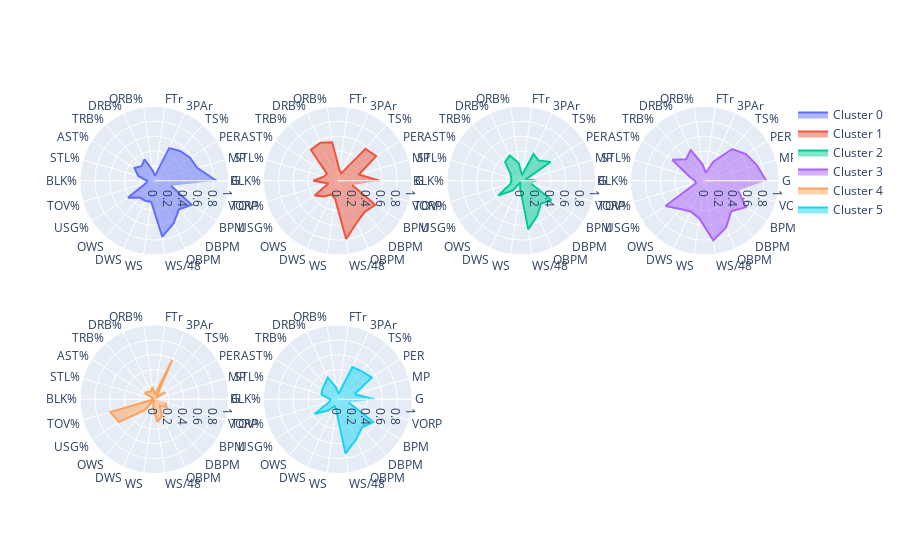

The cell this chart's notebook holds for it:
### Code cell
import numpy as np
import seaborn as sns

import plotly.graph_objects as go
from plotly.subplots import make_subplots
fig = make_subplots(rows=2, cols=4, specs=[[{'type': 'polar'}]*4]*2)

angles = list(values_df.columns[5:])
angles.append(angles[0])
abbrev = df_X.columns

layoutdict = dict(
            radialaxis=dict(
            visible=True,
            range=[0, 1]
            ))

for i in range(n_clusters):
    subset = values_df[values_df['cluster'] == i]
    data_ = [np.mean(subset[col]) for col in subset.columns[5:]]
    data_.append(data_[0])
    fig.add_trace(go.Scatterpolar(
        r=data_,
        theta=abbrev,
        fill='toself',
        name="Cluster " + str(i)),
        i // 4 + 1,
        i % 4 + 1)
    
fig.update_layout(
        polar=layoutdict,
        polar2=layoutdict,
        polar3=layoutdict,
        polar4=layoutdict,
        polar5=layoutdict,
        polar6=layoutdict,
        polar7=layoutdict,
        polar8=layoutdict,
        showlegend=True
        )
fig.show()

### Figure 1 — Plotly figure (JSON) as saved in the notebook; plotly's stock layout.template omitted (floating-point values rounded to 4 significant figures)
{"data": [{"fill": "toself", "name": "Cluster 0", "r": [0.8383, 0.6047, 0.5729, 0.531, 0.4828, 0.06661, 0.1371, 0.3176, 0.2589, 0.3169, 0.2262, 0.09487, 0.1127, 0.4208, 0.2989, 0.2957, 0.2886, 0.761, 0.6278, 0.5083, 0.5987, 0.2351, 0.8383], "subplot": "polar", "theta": ["G", "MP", "PER", "TS%", "3PAr", "FTr", "ORB%", "DRB%", "TRB%", "AST%", "STL%", "BLK%", "TOV%", "USG%", "OWS", "DWS", "WS", "WS/48", "OBPM", "DBPM", "BPM", "VORP"], "type": "scatterpolar"}, {"fill": "toself", "name": "Cluster 1", "r": [0.5615, 0.2965, 0.614, 0.5714, 0.1098, 0.1503, 0.5247, 0.5616, 0.5534, 0.1711, 0.1959, 0.3295, 0.1304, 0.3698, 0.2821, 0.2055, 0.2474, 0.7931, 0.6189, 0.5543, 0.6012, 0.2028, 0.5615], "subplot": "polar2", "theta": ["G", "MP", "PER", "TS%", "3PAr", "FTr", "ORB%", "DRB%", "TRB%", "AST%", "STL%", "BLK%", "TOV%", "USG%", "OWS", "DWS", "WS", "WS/48", "OBPM", "DBPM", "BPM", "VORP"], "type": "scatterpolar"}, {"fill": "toself", "name": "Cluster 2", "r": [0.2073, 0.06269, 0.4701, 0.3589, 0.3973, 0.07535, 0.2413, 0.3755, 0.3323, 0.1718, 0.1416, 0.1327, 0.1517, 0.3681, 0.1738, 0.02665, 0.1015, 0.6616, 0.5185, 0.4053, 0.4851, 0.1412, 0.2073], "subplot": "polar3", "theta": ["G", "MP", "PER", "TS%", "3PAr", "FTr", "ORB%", "DRB%", "TRB%", "AST%", "STL%", "BLK%", "TOV%", "USG%", "OWS", "DWS", "WS", "WS/48", "OBPM", "DBPM", "BPM", "VORP"], "type": "scatterpolar"}, {"fill": "toself", "name": "Cluster 3", "r": [0.8286, 0.7335, 0.6605, 0.5655, 0.2864, 0.1096, 0.2272, 0.4548, 0.383, 0.521, 0.2238, 0.132, 0.1251, 0.628, 0.5018, 0.4547, 0.5118, 0.8106, 0.69, 0.5453, 0.6585, 0.4688, 0.8286], "subplot": "polar4", "theta": ["G", "MP", "PER", "TS%", "3PAr", "FTr", "ORB%", "DRB%", "TRB%", "AST%", "STL%", "BLK%", "TOV%", "USG%", "OWS", "DWS", "WS", "WS/48", "OBPM", "DBPM", "BPM", "VORP"], "type": "scatterpolar"}, {"fill": "toself", "name": "Cluster 4", "r": [0.03099, 0.001877, 0.1788, 0.04824, 0.5834, 0.06667, 0.1662, 0.1111, 0.1325, 0.1506, 0, 0, 0.615, 0.5682, 0.1881, 0, 0.1051, 0.3097, 0.2497, 0.1167, 0.1987, 0.1562, 0.03099], "subplot": "polar5", "theta": ["G", "MP", "PER", "TS%", "3PAr", "FTr", "ORB%", "DRB%", "TRB%", "AST%", "STL%", "BLK%", "TOV%", "USG%", "OWS", "DWS", "WS", "WS/48", "OBPM", "DBPM", "BPM", "VORP"], "type": "scatterpolar"}, {"fill": "toself", "name": "Cluster 5", "r": [0.498, 0.2364, 0.5448, 0.4983, 0.4757, 0.07121, 0.1594, 0.321, 0.2674, 0.2478, 0.2278, 0.1012, 0.1148, 0.3697, 0.2015, 0.1017, 0.147, 0.7382, 0.5952, 0.4989, 0.5695, 0.1538, 0.498], "subplot": "polar6", "theta": ["G", "MP", "PER", "TS%", "3PAr", "FTr", "ORB%", "DRB%", "TRB%", "AST%", "STL%", "BLK%", "TOV%", "USG%", "OWS", "DWS", "WS", "WS/48", "OBPM", "DBPM", "BPM", "VORP"], "type": "scatterpolar"}], "layout": {"autosize": true, "polar": {"angularaxis": {"type": "category"}, "domain": {"x": [0, 0.2125], "y": [0.575, 1]}, "radialaxis": {"autorange": false, "range": [0, 1], "type": "linear", "visible": true}}, "polar2": {"angularaxis": {"type": "category"}, "domain": {"x": [0.2625, 0.475], "y": [0.575, 1]}, "radialaxis": {"autorange": false, "range": [0, 1], "type": "linear", "visible": true}}, "polar3": {"angularaxis": {"type": "category"}, "domain": {"x": [0.525, 0.7375], "y": [0.575, 1]}, "radialaxis": {"autorange": false, "range": [0, 1], "type": "linear", "visible": true}}, "polar4": {"angularaxis": {"type": "category"}, "domain": {"x": [0.7875, 1], "y": [0.575, 1]}, "radialaxis": {"autorange": false, "range": [0, 1], "type": "linear", "visible": true}}, "polar5": {"angularaxis": {"type": "category"}, "domain": {"x": [0, 0.2125], "y": [0, 0.425]}, "radialaxis": {"autorange": false, "range": [0, 1], "type": "linear", "visible": true}}, "polar6": {"angularaxis": {"type": "category"}, "domain": {"x": [0.2625, 0.475], "y": [0, 0.425]}, "radialaxis": {"autorange": false, "range": [0, 1], "type": "linear", "visible": true}}, "polar7": {"domain": {"x": [0.525, 0.7375], "y": [0, 0.425]}, "radialaxis": {"range": [0, 1], "visible": true}}, "polar8": {"domain": {"x": [0.7875, 1], "y": [0, 0.425]}, "radialaxis": {"range": [0, 1], "visible": true}}, "showlegend": true}}
